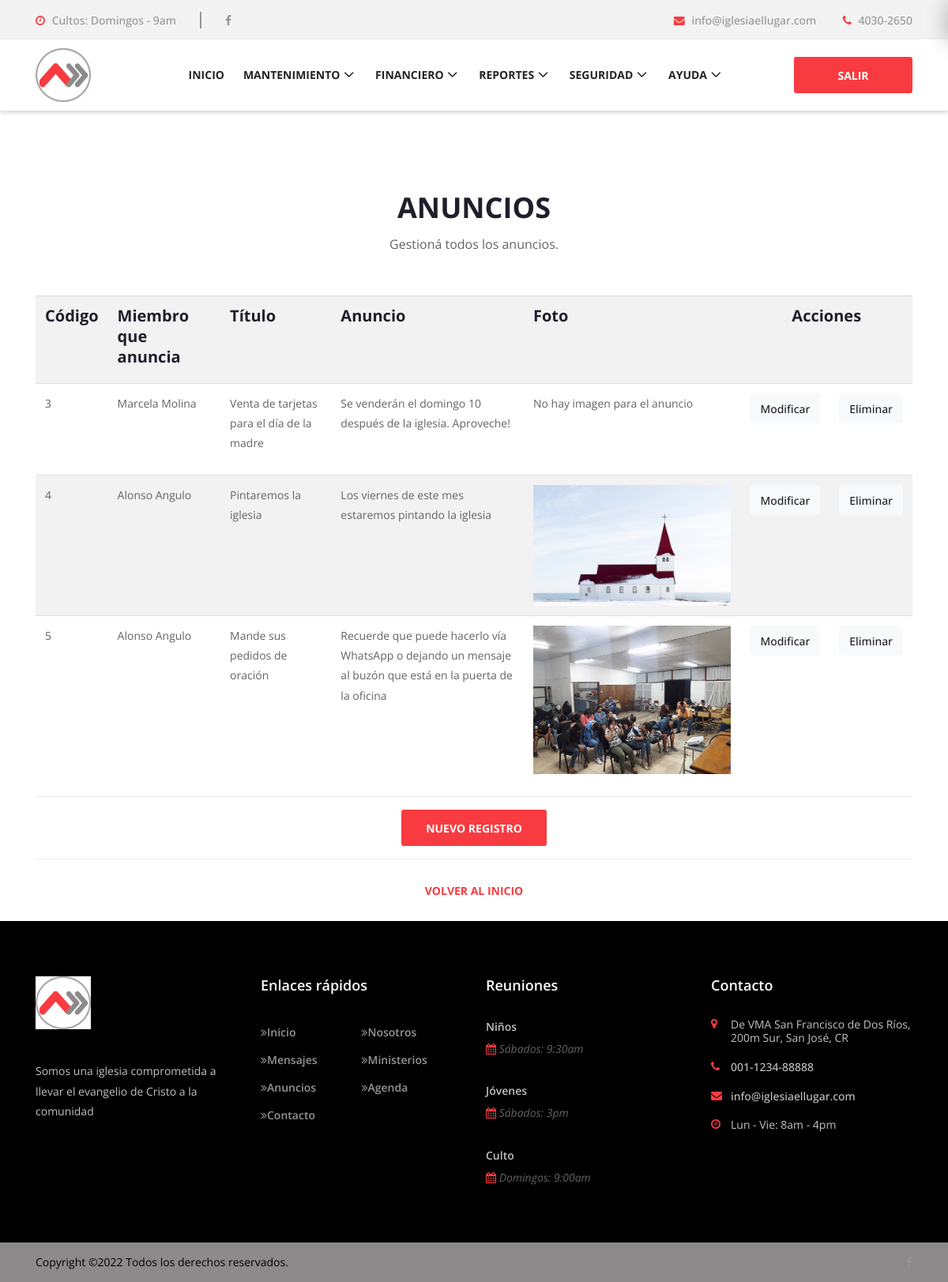
/mantenimiento-anuncios.php, run on the app's committed database.
### tables this page shows
CREATE TABLE `anuncio` (
  `id_anuncio` int(5) NOT NULL,
  `id_miembro` varchar(20) NOT NULL,
  `titulo` varchar(100) NOT NULL,
  `anuncio` varchar(500) DEFAULT NULL,
  `imagen` varchar(100) DEFAULT NULL
);

### mantenimiento-anuncios.php (the view, shortened to what this page needs)
<!DOCTYPE html>
<html lang="en">
<head>
    <link rel="stylesheet" href="style.css">
</head>
<body>
    <header class="header-area">
        <div class="top-header">
            <div class="container">
                <div class="row">
                    <div class="col-12">
                        <div class="top-header-content d-flex flex-wrap align-items-center justify-content-between">
                            <div class="top-header-meta d-flex flex-wrap">
                                <a href="#" class="open" data-toggle="tooltip" data-placement="bottom" title=""><i class="fa fa-clock-o" aria-hidden="true"></i> <span>Cultos: Domingos - 9am</span></a>
                                <div class="top-social-info">
                                    <a href="https://www.facebook.com/iglesiaellugar/"><i class="fa fa-facebook" aria-hidden="true"></i></a>
                                </div>
                            </div>
                            <div class="top-header-meta">
                                <a href="mailto:info@iglesiaellugar.com" class="email-address"><i class="fa fa-envelope" aria-hidden="true"></i> <span>info@iglesiaellugar.com</span></a>
                                <a href="#" class="phone"><i class="fa fa-phone" aria-hidden="true"></i> <span>4030-2650</span></a>
                            </div>
                        </div>
                    </div>
                </div>
            </div>
        </div>
        <div class="crose-main-menu">
            <div class="classy-nav-container breakpoint-off">
                <div class="container">
                    <nav class="classy-navbar justify-content-between" id="croseNav">
                        <a href="index.php" class="nav-brand"><img src="img/core-img/logo.png" width="70px" alt=""></a>
                        <div class="classy-menu">
                            <div class="classynav">
                                <ul>
                                    <li><a href="inicio-admin.php">Inicio</a>
                                    <li><a href="mantenimiento.php">Mantenimiento</a>
                                    </li>
                                    <li><a href="financiero.php">Financiero</a>
                                    </li>
                                    <li><a href="reportes.php">Reportes</a>
                                    </li>
                                    <li><a href="seguridad.php">Seguridad</a>
                                    </li>
                                    <li><a href="ayuda.php">Ayuda</a>
                                    </li>
                                </ul>
                                <div id="header-search"><i class="fa fa-search" aria-hidden="true"></i></div>
                                <a href="logica/salir.php" class="btn crose-btn header-btn">Salir</a>
                            </div>
                        </div>
                    </nav>
                </div>
            </div>
        </div>
    </header>
    <section class="about-area section-padding-100-0">
        <div class="container">
            <div class="row">
                <div class="col-12">
                    <div class="section-heading">
                        <h2>Anuncios</h2>
                        <p>Gestioná todos los anuncios. </p>
                    </div>
                    <table class="table table-striped">
                        <tr>
                            <td><h5>Código</h5></td>
                            <td><h5>Miembro que anuncia<h5></td>
                            <td><h5>Título<h5></td>
                            <td><h5>Anuncio<h5></td>
                            <td><h5>Foto<h5></td>
                            <td colspan="2" align="center"><h5>Acciones<h5></td>
                        </tr>
                        <?php
                        $conexion=mysqli_connect('localhost','root','root','IglesiaElLugar');
                        $sql="SELECT anuncio.*, concat(persona.nombre, ' ', persona.apellido1) as nombreMiembro FROM anuncio INNER JOIN persona ON anuncio.id_miembro = persona.cedula";
                        $result=mysqli_query($conexion,$sql);
                        while($mostrar=mysqli_fetch_array($result)){
                        echo "<tr>";
                        echo "<td><p>".$mostrar['id_anuncio']."<p></td>";
                        echo "<td><p>".$mostrar['nombreMiembro']."<p></td>";
                        echo "<td><p>".$mostrar['titulo']."<p></td>";
                        echo "<td><p>".$mostrar['anuncio']."<p></td>";
                        if (file_exists("img/anuncios/".$mostrar['id_anuncio'].".jpg")) {
                        	echo "<td><img src='img/anuncios/".$mostrar['id_anuncio'].".jpg' height='100%' width='100%'></td>";
                        }
                        else{
                        	echo "<td><p>No hay imagen para el anuncio</p></td>";
                        }
                        echo "<td><p class='btn btn-light'><a href=modificaranuncio.php?id_anuncio=".$mostrar['id_anuncio'].">Modificar</a><p></td>";
                        echo "<td><p class='btn btn-light' ><a href=validareliminacion.php?tabla=anuncio&id_anuncio=".$mostrar['id_anuncio'].">Eliminar</a><p></td>";
                        echo "</tr>";
                    }
                     ?>
                    </table>
                    <div class="modal-footer d-flex justify-content-center">
                    <a href="" class="btn crose-btn header-btn" data-toggle="modal" data-target="#modalLoginForm"><i ></i> <span>Nuevo Registro</span></a>
                  </div>
                    <div class="modal-footer d-flex justify-content-center">
                    <a href="inicio-admin.php" class="btn crose-btn btn-2"><i ></i> <span>Volver al inicio</span></a>
                  </div>
            </div>
        </div>
    </section>
    <footer class="footer-area">
        <div class="main-footer-area">
            <div class="container">
                <div class="row">
                    <div class="col-12 col-sm-6 col-lg-3">
                        <div class="single-footer-widget mb-70">
                            <a href="#" class="footer-logo"><img src="img/core-img/logo.png" width="70px" alt=""></a>
                            <p>Somos una iglesia comprometida a llevar el evangelio de Cristo a la comunidad</p>
                        </div>
                    </div>
                    <div class="col-12 col-sm-6 col-lg-3">
                        <div class="single-footer-widget mb-70">
                            <h5 class="widget-title">Enlaces rápidos</h5>
                            <nav class="footer-menu">
                                <ul>
                                    <li><a href="index.php"><i class="fa fa-angle-double-right" aria-hidden="true"></i>Inicio</a></li>
                                    <li><a href="nosotros.php"><i class="fa fa-angle-double-right" aria-hidden="true"></i>Nosotros</a></li>
                                    <li><a href="mensajes.php"><i class="fa fa-angle-double-right" aria-hidden="true"></i>Mensajes</a></li>
                                    <li><a href="ministerios.php"><i class="fa fa-angle-double-right" aria-hidden="true"></i>Ministerios</a></li>
                                    <li><a href="anuncios.php"><i class="fa fa-angle-double-right" aria-hidden="true"></i>Anuncios</a></li>
                                    <li><a href="agenda.php"><i class="fa fa-angle-double-right" aria-hidden="true"></i>Agenda</a></li>
                                    <li><a href="contacto.php"><i class="fa fa-angle-double-right" aria-hidden="true"></i>Contacto</a></li>
                                </ul>
                            </nav>
                        </div>
                    </div>
                    <div class="col-12 col-sm-6 col-lg-3">
                        <div class="single-footer-widget mb-70">
                            <h5 class="widget-title">Reuniones</h5>
                            <div class="single-latest-news">
                                <a href="#">Niños</a>
                                <p><i class="fa fa-calendar" aria-hidden="true"></i> Sábados: 9:30am</p>
                            </div>
                            <div class="single-latest-news">
                                <a href="#">Jóvenes</a>
                                <p><i class="fa fa-calendar" aria-hidden="true"></i> Sábados: 3pm</p>
                            </div>
                            <div class="single-latest-news">
                                <a href="#">Culto</a>
                                <p><i class="fa fa-calendar" aria-hidden="true"></i> Domingos: 9:00am</p>
                            </div>
                        </div>
                    </div>
                    <div class="col-12 col-sm-6 col-lg-3">
                        <div class="single-footer-widget mb-70">
                            <h5 class="widget-title">Contacto</h5>
                            <div class="contact-information">
                                <p><i class="fa fa-map-marker" aria-hidden="true"></i> De VMA San Francisco de Dos Ríos, 200m Sur, San José, CR</p>
                                <a href="callto:001-1234-88888"><i class="fa fa-phone" aria-hidden="true"></i> 001-1234-88888</a>
                                <a href="mailto:info.deercreative@gmail.com"><i class="fa fa-envelope" aria-hidden="true"></i> info@iglesiaellugar.com</a>
                                <p><i class="fa fa-clock-o" aria-hidden="true"></i> Lun - Vie: 8am - 4pm</p>
                            </div>
                        </div>
                    </div>
                </div>
            </div>
        </div>
        <div class="copywrite-area">
            <div class="container h-100">
                <div class="row h-100 align-items-center flex-wrap">
                    <div class="col-12 col-md-6">
                        <div class="copywrite-text">
                            <p>
Copyright &copy;<script>document.write(new Date().getFullYear());</script> Todos los derechos reservados.
</p>
                        </div>
                    </div>
                    <div class="col-12 col-md-6">
                        <div class="footer-social-icon">
                            <a href="#"><i class="fa fa-facebook" aria-hidden="true"></i></a>
                        </div>
                    </div>
                </div>
            </div>
        </div>
    </footer>
</body>
</html>

### css/classy-nav.css (style rules this page uses)
* { margin: 0; padding: 0; }
body { font-family: "Roboto", sans-serif; }
ul, ol { margin: 0; }
ul li, ol li { list-style: none; }
img { height: auto; max-width: 100%; }
.classy-nav-container { position: relative; z-index: 100; background-color: #ffffff; }
.classy-nav-container * { box-sizing: border-box; }
.classy-nav-container a { -webkit-transition-duration: 500ms; transition-duration: 500ms; text-decoration: none; outline: none; font-size: 14px; font-weight: 400; color: #232323; display: inline-block; }
.justify-content-between { -webkit-box-pack: justify; -ms-flex-pack: justify; justify-content: space-between; }
.justify-content-center { -webkit-box-pack: center; -ms-flex-pack: center; justify-content: center; }
.classy-navbar { width: 100%; height: 70px; padding: 0.5em 2em; display: -webkit-box; display: -ms-flexbox; display: flex; -webkit-box-align: center; -ms-flex-align: center; -ms-grid-row-align: center; align-items: center; }
.classy-navbar .nav-brand { font-size: 26px; font-weight: 500; color: #565656; display: inline-block; margin-right: 30px; }
.classynav ul li { display: inline-block; clear: both; position: inherit; z-index: 10; }
.classynav ul li.cn-dropdown-item { position: relative; z-index: 10; }
.classynav ul li a { padding: 0 12px; display: block; height: 35px; font-size: 14px; line-height: 34px; }
.classynav ul li.megamenu-item > a:after, .classynav ul li.has-down > a:after { font-family: 'classyfonts'; content: "\e900"; font-size: 12px; color: #000000; padding-left: 5px; -webkit-transition-duration: 500ms; transition-duration: 500ms; }
.breakpoint-off .classynav { display: -webkit-box; display: -ms-flexbox; display: flex; -webkit-box-align: center; -ms-flex-align: center; -ms-grid-row-align: center; align-items: center; }

### data on the page
anuncio: id_anuncio "3", nombreMiembro "Marcela Molina", titulo "Venta de tarjetas para el día de la madre", anuncio "Se venderán el domingo 10 después de la iglesia. Aproveche!", shows "No hay imagen para el anuncio"
anuncio: id_anuncio "4", nombreMiembro "Alonso Angulo", titulo "Pintaremos la iglesia", anuncio "Los viernes de este mes estaremos pintando la iglesia", shows a picture
anuncio: id_anuncio "5", nombreMiembro "Alonso Angulo", titulo "Mande sus pedidos de oración", anuncio "Recuerde que puede hacerlo vía WhatsApp o dejando un mensaje al buzón que está en la puerta de la oficina", shows a picture
